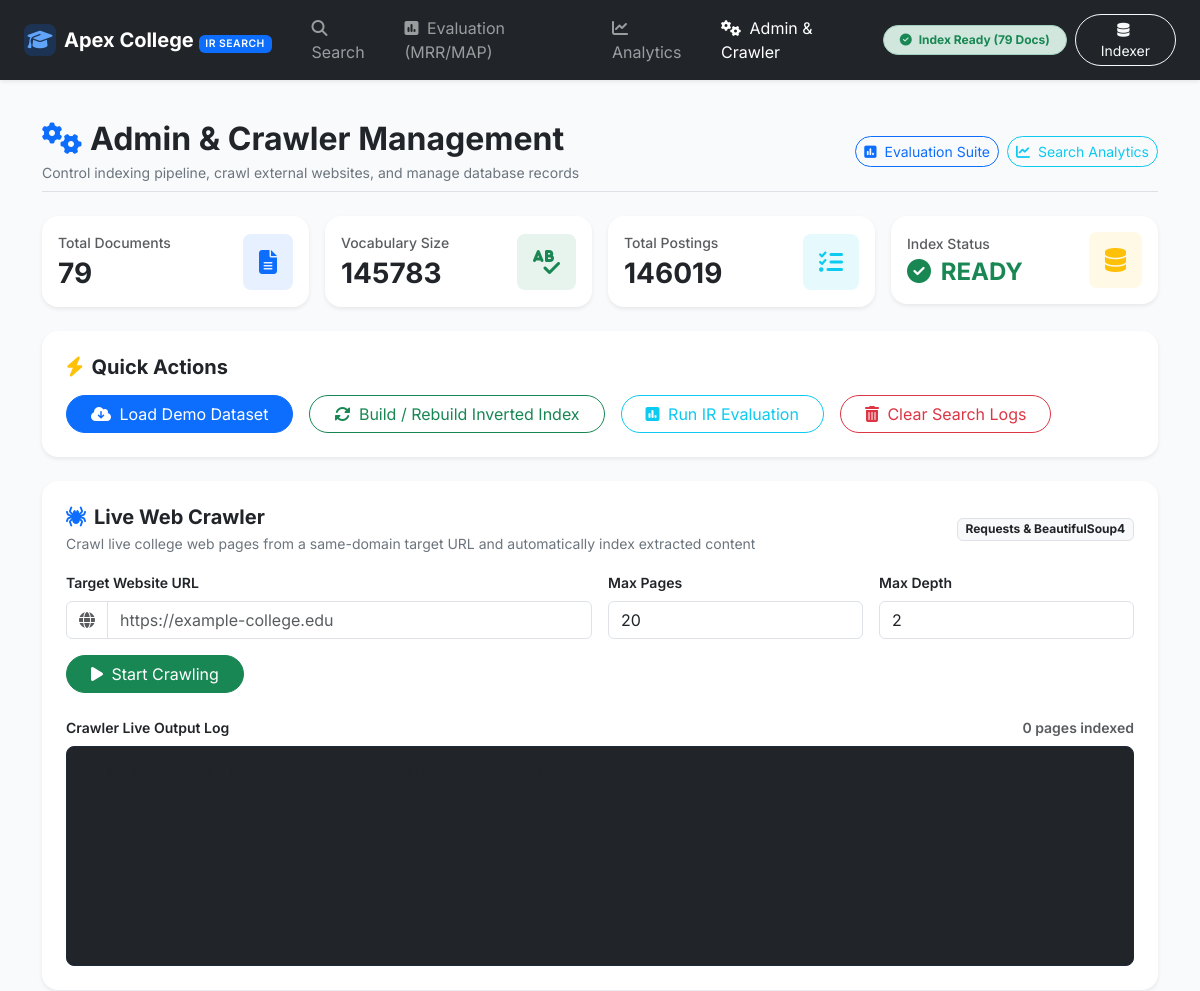
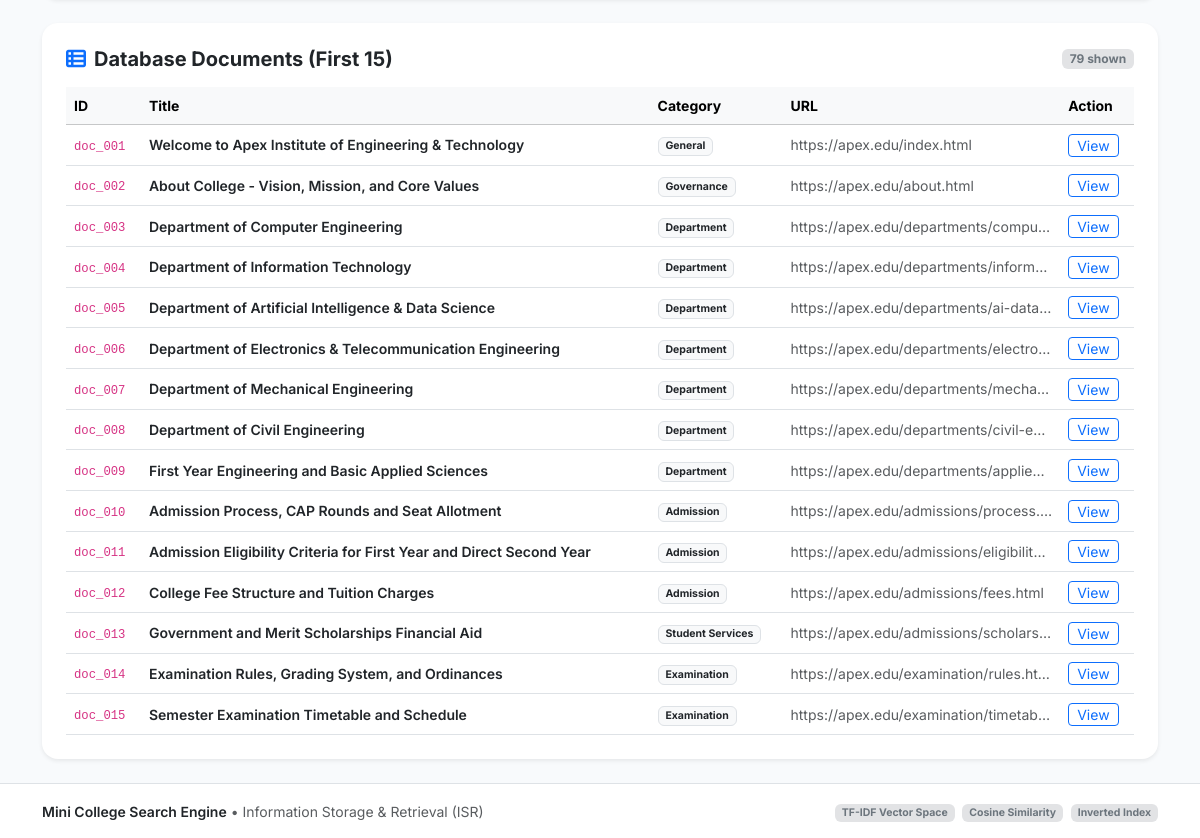
The page /admin on the database its author committed (2 pictures, top to bottom).
### tables this page shows
CREATE TABLE documents (
                id INTEGER PRIMARY KEY AUTOINCREMENT,
                doc_id TEXT UNIQUE NOT NULL,
                title TEXT NOT NULL,
                url TEXT NOT NULL,
                category TEXT NOT NULL,
                content TEXT NOT NULL,
                created_at TIMESTAMP DEFAULT CURRENT_TIMESTAMP
            );

### app.py (the view)
@app.route('/admin')
def admin():
    stats = indexer.get_stats()
    docs = db.get_all_documents()
    return render_template('admin.html', stats=stats, documents=docs)

### app.py (called while the page is built)
@app.context_processor
def inject_global_vars():
    stats = indexer.get_stats()
    return {
        'doc_count': stats['document_count'],
        'index_ready': stats['is_ready'],
        'categories_list': config.CATEGORIES
    }

### database/db_manager.py (called while the page is built)
    def get_connection(self):
        conn = sqlite3.connect(self.db_path, check_same_thread=False)
        conn.row_factory = sqlite3.Row
        return conn

    def get_all_documents(self):
        with self.get_connection() as conn:
            cursor = conn.cursor()
            cursor.execute('SELECT * FROM documents ORDER BY id ASC')
            rows = cursor.fetchall()
            return [dict(row) for row in rows]

### ir_engine/indexer.py (called while the page is built)
    def get_stats(self):
        total_postings = sum(len(p) for p in self.inverted_index.values())
        return {
            'vocabulary_size': len(self.vocabulary),
            'document_count': self.total_docs,
            'total_postings': total_postings,
            'is_ready': self.is_loaded and self.total_docs > 0
        }

### templates/admin.html (shortened to what this page needs)
{% extends "base.html" %}
{% block content %}
<div class="container py-4">
    <div class="d-flex align-items-center justify-content-between mb-4 pb-2 border-bottom">
        <div>
            <h2 class="fw-bold text-dark mb-1"><i class="fa-solid fa-gears text-primary me-2"></i>Admin & Crawler Management</h2>
            <p class="text-secondary small mb-0">Control indexing pipeline, crawl external websites, and manage database records</p>
        </div>
        <div class="d-flex gap-2">
            <a href="{{ url_for('evaluation') }}" class="btn btn-outline-primary btn-sm rounded-pill">
                <i class="fa-solid fa-square-poll-vertical me-1"></i> Evaluation Suite
            </a>
            <a href="{{ url_for('analytics') }}" class="btn btn-outline-info btn-sm rounded-pill">
                <i class="fa-solid fa-chart-line me-1"></i> Search Analytics
            </a>
        </div>
    </div>
    <div class="row g-3 mb-4">
        <div class="col-md-3 col-sm-6">
            <div class="card border-0 shadow-sm rounded-4 p-3 bg-white">
                <div class="d-flex align-items-center justify-content-between">
                    <div>
                        <div class="text-muted small fw-medium">Total Documents</div>
                        <h3 class="fw-bold text-dark mb-0 mt-1">{{ stats.document_count }}</h3>
                    </div>
                    <div class="p-3 bg-primary bg-opacity-10 text-primary rounded-3">
                        <i class="fa-solid fa-file-lines fa-xl"></i>
                    </div>
                </div>
            </div>
        </div>
        <div class="col-md-3 col-sm-6">
            <div class="card border-0 shadow-sm rounded-4 p-3 bg-white">
                <div class="d-flex align-items-center justify-content-between">
                    <div>
                        <div class="text-muted small fw-medium">Vocabulary Size</div>
                        <h3 class="fw-bold text-dark mb-0 mt-1">{{ stats.vocabulary_size }}</h3>
                    </div>
                    <div class="p-3 bg-success bg-opacity-10 text-success rounded-3">
                        <i class="fa-solid fa-spell-check fa-xl"></i>
                    </div>
                </div>
            </div>
        </div>
        <div class="col-md-3 col-sm-6">
            <div class="card border-0 shadow-sm rounded-4 p-3 bg-white">
                <div class="d-flex align-items-center justify-content-between">
                    <div>
                        <div class="text-muted small fw-medium">Total Postings</div>
                        <h3 class="fw-bold text-dark mb-0 mt-1">{{ stats.total_postings }}</h3>
                    </div>
                    <div class="p-3 bg-info bg-opacity-10 text-info rounded-3">
                        <i class="fa-solid fa-list-check fa-xl"></i>
                    </div>
                </div>
            </div>
        </div>
        <div class="col-md-3 col-sm-6">
            <div class="card border-0 shadow-sm rounded-4 p-3 bg-white">
                <div class="d-flex align-items-center justify-content-between">
                    <div>
                        <div class="text-muted small fw-medium">Index Status</div>
                        <h4 class="fw-bold text-success mb-0 mt-1">
                            {% if stats.is_ready %}<i class="fa-solid fa-circle-check text-success me-1"></i> READY{% else %}<i class="fa-solid fa-circle-exclamation text-warning me-1"></i> PENDING{% endif %}
                        </h4>
                    </div>
                    <div class="p-3 bg-warning bg-opacity-10 text-warning rounded-3">
                        <i class="fa-solid fa-database fa-xl"></i>
                    </div>
                </div>
            </div>
        </div>
    </div>
    <div class="card border-0 shadow-sm rounded-4 p-4 mb-4">
        <h5 class="fw-bold text-dark mb-3"><i class="fa-solid fa-bolt text-warning me-2"></i>Quick Actions</h5>
        <div class="d-flex flex-wrap gap-3">
            <form action="{{ url_for('admin_load_demo') }}" method="POST" class="d-inline">
                <button type="submit" class="btn btn-primary rounded-pill px-4" onclick="return confirm('Load 40+ built-in college sample documents into database and rebuild index?');">
                    <i class="fa-solid fa-cloud-arrow-down me-1"></i> Load Demo Dataset
                </button>
            </form>
            <form action="{{ url_for('admin_rebuild_index') }}" method="POST" class="d-inline">
                <button type="submit" class="btn btn-outline-success rounded-pill px-4">
                    <i class="fa-solid fa-rotate me-1"></i> Build / Rebuild Inverted Index
                </button>
            </form>
            <a href="{{ url_for('evaluation') }}" class="btn btn-outline-info rounded-pill px-4">
                <i class="fa-solid fa-square-poll-vertical me-1"></i> Run IR Evaluation
            </a>
            <form action="{{ url_for('admin_clear_logs') }}" method="POST" class="d-inline">
                <button type="submit" class="btn btn-outline-danger rounded-pill px-4" onclick="return confirm('Clear search and click logs?');">
                    <i class="fa-solid fa-trash-can me-1"></i> Clear Search Logs
                </button>
            </form>
        </div>
    </div>
    <div class="card border-0 shadow-sm rounded-4 p-4 mb-4">
        <div class="d-flex align-items-center justify-content-between mb-3">
            <div>
                <h5 class="fw-bold text-dark mb-1"><i class="fa-solid fa-spider text-primary me-2"></i>Live Web Crawler</h5>
                <p class="text-secondary small mb-0">Crawl live college web pages from a same-domain target URL and automatically index extracted content</p>
            </div>
            <span class="badge bg-light text-dark border">Requests & BeautifulSoup4</span>
        </div>
        <form id="crawler-form" onsubmit="startCrawler(event)">
            <div class="row g-3 align-items-end mb-3">
                <div class="col-md-6">
                    <label class="form-label small fw-semibold text-dark">Target Website URL</label>
                    <div class="input-group">
                        <span class="input-group-text bg-white text-muted"><i class="fa-solid fa-globe"></i></span>
                        <input type="url" id="crawl-url" name="url" class="form-control" placeholder="https://example-college.edu" required>
                    </div>
                </div>
                <div class="col-md-3 col-sm-6">
                    <label class="form-label small fw-semibold text-dark">Max Pages</label>
                    <input type="number" id="crawl-max-pages" name="max_pages" class="form-control" value="20" min="1" max="100">
                </div>
                <div class="col-md-3 col-sm-6">
                    <label class="form-label small fw-semibold text-dark">Max Depth</label>
                    <input type="number" id="crawl-depth" name="depth" class="form-control" value="2" min="1" max="4">
                </div>
            </div>
            <div class="d-flex align-items-center gap-3">
                <button type="submit" id="crawl-submit-btn" class="btn btn-success rounded-pill px-4">
                    <i class="fa-solid fa-play me-1"></i> Start Crawling
                </button>
            </div>
        </form>
        <div class="mt-4">
            <label class="form-label small fw-semibold text-dark d-flex justify-content-between">
                <span>Crawler Live Output Log</span>
                <span class="text-muted" id="crawl-count-badge">0 pages indexed</span>
            </label>
            <div id="crawl-log-terminal" class="bg-dark text-light p-3 rounded-3 font-monospace small" style="height: 220px; overflow-y: auto;">
                <span class="text-muted">// Ready to crawl. Enter website URL and click 'Start Crawling'...</span>
            </div>
        </div>
    </div>
    <div class="card border-0 shadow-sm rounded-4 p-4">
        <div class="d-flex align-items-center justify-content-between mb-3">
            <h5 class="fw-bold text-dark mb-0"><i class="fa-solid fa-table-list text-primary me-2"></i>Database Documents (First 15)</h5>
            <span class="badge bg-secondary-subtle text-secondary">{{ documents|length }} shown</span>
        </div>
        <div class="table-responsive">
            <table class="table table-hover align-middle small mb-0">
                <thead class="table-light">
                    <tr>
                        <th>ID</th>
                        <th>Title</th>
                        <th>Category</th>
                        <th>URL</th>
                        <th>Action</th>
                    </tr>
                </thead>
                <tbody>
                    {% for doc in documents[:15] %}
                        <tr>
                            <td><code>{{ doc.doc_id }}</code></td>
                            <td class="fw-semibold text-dark">{{ doc.title }}</td>
                            <td><span class="badge bg-light text-dark border">{{ doc.category }}</span></td>
                            <td class="text-truncate text-muted" style="max-width: 250px;">{{ doc.url }}</td>
                            <td>
                                <a href="{{ url_for('view_document', doc_id=doc.doc_id) }}" class="btn btn-outline-primary btn-sm py-0 px-2">
                                    View
                                </a>
                            </td>
                        </tr>
                    {% else %}
                        <tr>
                            <td colspan="5" class="text-center text-muted py-4">No documents found. Click "Load Demo Dataset" above.</td>
                        </tr>
                    {% endfor %}
                </tbody>
            </table>
        </div>
    </div>
</div>
{% endblock %}

### templates/base.html (shortened to what this page needs)
<!DOCTYPE html>
<html lang="en">
<head>
    <link href="https://cdn.jsdelivr.net/npm/bootstrap@5.3.2/dist/css/bootstrap.min.css" rel="stylesheet">
    <link rel="stylesheet" href="https://cdnjs.cloudflare.com/ajax/libs/font-awesome/6.5.1/css/all.min.css">
    <link rel="stylesheet" href="{{ url_for('static', filename='css/style.css') }}">
</head>
<body class="d-flex flex-column min-vh-100">
    <nav class="navbar navbar-expand-lg navbar-dark bg-dark sticky-top shadow-sm py-2">
        <div class="container-fluid px-lg-4">
            <a class="navbar-brand d-flex align-items-center gap-2 fw-bold" href="{{ url_for('index') }}">
                <span class="brand-icon"><i class="fa-solid fa-graduation-cap"></i></span>
                <span>Apex College <span class="badge bg-primary text-uppercase fw-semibold" style="font-size: 0.65rem; letter-spacing: 0.5px;">IR Search</span></span>
            </a>
            <div class="collapse navbar-collapse" id="navbarContent">
                <ul class="navbar-nav me-auto mb-2 mb-lg-0 ms-lg-3">
                    <li class="nav-item">
                        <a class="nav-link {% if request.endpoint == 'index' %}active{% endif %}" href="{{ url_for('index') }}">
                            <i class="fa-solid fa-magnifying-glass me-1"></i> Search
                        </a>
                    </li>
                    <li class="nav-item">
                        <a class="nav-link {% if request.endpoint == 'evaluation' %}active{% endif %}" href="{{ url_for('evaluation') }}">
                            <i class="fa-solid fa-square-poll-vertical me-1"></i> Evaluation (MRR/MAP)
                        </a>
                    </li>
                    <li class="nav-item">
                        <a class="nav-link {% if request.endpoint == 'analytics' %}active{% endif %}" href="{{ url_for('analytics') }}">
                            <i class="fa-solid fa-chart-line me-1"></i> Analytics
                        </a>
                    </li>
                    <li class="nav-item">
                        <a class="nav-link {% if request.endpoint == 'admin' %}active{% endif %}" href="{{ url_for('admin') }}">
                            <i class="fa-solid fa-gears me-1"></i> Admin & Crawler
                        </a>
                    </li>
                </ul>
                <div class="d-flex align-items-center gap-2">
                    <span id="index-badge" class="badge rounded-pill bg-success-subtle text-success border border-success-subtle px-3 py-2">
                        <i class="fa-solid fa-circle-check me-1"></i> Index Ready ({{ doc_count if doc_count is defined else '40' }} Docs)
                    </span>
                    <a href="{{ url_for('admin') }}" class="btn btn-outline-light btn-sm rounded-pill px-3">
                        <i class="fa-solid fa-database me-1"></i> Indexer
                    </a>
                </div>
            </div>
        </div>
    </nav>
    <main class="flex-grow-1">
        {% block content %}{% endblock %}
    </main>
    <footer class="footer bg-white border-top py-3 mt-auto">
        <div class="container text-center text-muted small">
            <div class="row align-items-center">
                <div class="col-md-6 text-md-start mb-2 mb-md-0">
                    <span class="fw-semibold text-dark">Mini College Search Engine</span> &bull; Information Storage & Retrieval (ISR)
                </div>
                <div class="col-md-6 text-md-end">
                    <span class="badge bg-secondary-subtle text-secondary me-1">TF-IDF Vector Space</span>
                    <span class="badge bg-secondary-subtle text-secondary me-1">Cosine Similarity</span>
                    <span class="badge bg-secondary-subtle text-secondary">Inverted Index</span>
                </div>
            </div>
        </div>
    </footer>
</body>
</html>

### static/css/style.css (style rules this page uses)
:root { --primary-color: #0d6efd; --primary-hover: #0b5ed7; --card-border-radius: 16px; --bg-light: #f8fafc; }
body { font-family: 'Inter', -apple-system, BlinkMacSystemFont, "Segoe UI", Roboto, sans-serif; background-color: var(--bg-light); color: #334155; }
.brand-icon { display: inline-flex; align-items: center; justify-content: center; width: 32px; height: 32px; background: rgba(13, 110, 253, 0.2); color: #60a5fa; border-radius: 8px; }
#crawl-log-terminal { font-family: 'JetBrains Mono', monospace; font-size: 0.8rem; line-height: 1.5; background: #0f172a; border: 1px solid #1e293b; color: #38bdf8; }

### rows shown on the page
documents: doc_id "doc_001", title "Welcome to Apex Institute of Engineering & Technology", category "General", url "https://apex.edu/index.html"
documents: doc_id "doc_002", title "About College - Vision, Mission, and Core Values", category "Governance", url "https://apex.edu/about.html"
documents: doc_id "doc_003", title "Department of Computer Engineering", category "Department", url "https://apex.edu/departments/compu…"
documents: doc_id "doc_004", title "Department of Information Technology", category "Department", url "https://apex.edu/departments/inform…"
documents: doc_id "doc_005", title "Department of Artificial Intelligence & Data Science", category "Department", url "https://apex.edu/departments/ai-data…"
documents: doc_id "doc_006", title "Department of Electronics & Telecommunication Engineering", category "Department", url "https://apex.edu/departments/electro…"
documents: doc_id "doc_007", title "Department of Mechanical Engineering", category "Department", url "https://apex.edu/departments/mecha…"
documents: doc_id "doc_008", title "Department of Civil Engineering", category "Department", url "https://apex.edu/departments/civil-e…"
documents: doc_id "doc_009", title "First Year Engineering and Basic Applied Sciences", category "Department", url "https://apex.edu/departments/applie…"
documents: doc_id "doc_010", title "Admission Process, CAP Rounds and Seat Allotment", category "Admission", url "https://apex.edu/admissions/process.…"
documents: doc_id "doc_011", title "Admission Eligibility Criteria for First Year and Direct Second Year", category "Admission", url "https://apex.edu/admissions/eligibilit…"
documents: doc_id "doc_012", title "College Fee Structure and Tuition Charges", category "Admission", url "https://apex.edu/admissions/fees.html"
documents: doc_id "doc_013", title "Government and Merit Scholarships Financial Aid", category "Student Services", url "https://apex.edu/admissions/scholars…"
documents: doc_id "doc_014", title "Examination Rules, Grading System, and Ordinances", category "Examination", url "https://apex.edu/examination/rules.html"
documents: doc_id "doc_015", title "Semester Examination Timetable and Schedule", category "Examination", url "https://apex.edu/examination/timetab…"

### other values the page prints
{{ doc_count if doc_count is defined else '40' }} "79"
{{ stats.document_count }} "79"
{{ stats.vocabulary_size }} "145783"
{{ stats.total_postings }} "146019"
{{ documents|length }} "79"
